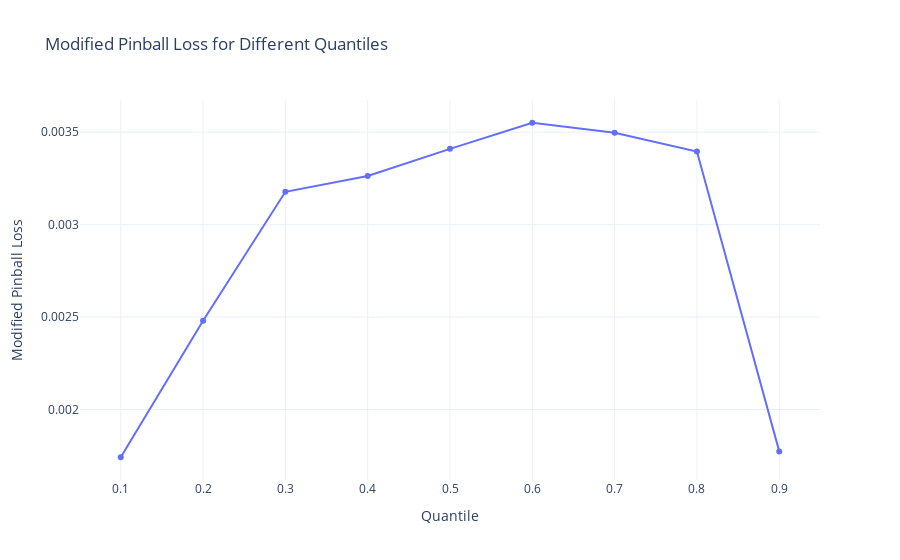

Source (notebook cell):
### Code cell
import plotly.express as px
# Erstellen eines DataFrames für Plotly
df = pd.DataFrame({
    'Quantile': [i/10 for i in quantiles],
    'Loss': losses
})

# Plotten der Verluste mit Plotly
fig = px.line(df, x='Quantile', y='Loss', markers=True, title='Modified Pinball Loss for Different Quantiles')
fig.update_layout(
    xaxis_title='Quantile',
    yaxis_title='Modified Pinball Loss',
    template='plotly_white'
)
fig.show()

### Figure 1 — Plotly figure (JSON) as saved in the notebook; plotly's stock layout.template omitted (floating-point values rounded to 4 significant figures)
{"data": [{"hovertemplate": "Quantile=%{x}<br>Loss=%{y}<extra></extra>", "legendgroup": "", "line": {"color": "#636efa", "dash": "solid"}, "marker": {"symbol": "circle"}, "mode": "lines+markers", "name": "", "orientation": "v", "showlegend": false, "type": "scatter", "x": [0.1, 0.2, 0.3, 0.4, 0.5, 0.6, 0.7, 0.8, 0.9], "xaxis": "x", "y": [0.001742, 0.00248, 0.003178, 0.003263, 0.00341, 0.003551, 0.003497, 0.003395, 0.001774], "yaxis": "y"}], "layout": {"legend": {"tracegroupgap": 0}, "title": {"text": "Modified Pinball Loss for Different Quantiles"}, "xaxis": {"anchor": "y", "domain": [0, 1], "title": {"text": "Quantile"}}, "yaxis": {"anchor": "x", "domain": [0, 1], "title": {"text": "Modified Pinball Loss"}}}}
